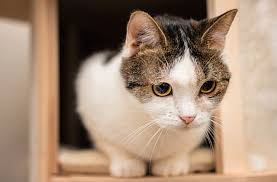
#> input picture TeachCode代码教学区/CH5_边缘特征与连通域检索/cat.png, 277 x 182 px
$ python CH5.3_translation.py
#> lines starting #> are read from the running program, lines starting #| are printed output that depends on the picture
import cv2
import numpy as np

img = cv2.imread('cat.png')
#> img is the input picture: shape (182, 277, 3); mean B, G, R 117.6, 138.1, 163.3
print(img.shape)
#| (182, 277, 3)
height,width,channel = img.shape
#> height = 182; width = 277; channel = 3

# 声明变换矩阵 向右平移10个像素， 向下平移30个像素
M = np.float32([[1, 0, 10], [0, 1, 30]])
# 进行2D 仿射变换
shifted = cv2.warpAffine(img, M, (width, height))
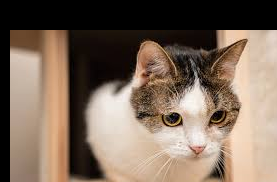
#> shifted: shape (182, 277, 3); mean B, G, R 91.4, 106.4, 125

cv2.imwrite('shift_right_10_down_30.png', shifted)


# 声明变换矩阵 向左平移10个像素， 向上平移30个像素
M = np.float32([[1, 0, -10], [0, 1, -30]])
# 进行2D 仿射变换
shifted = cv2.warpAffine(img, M, (width, height))
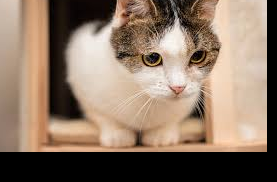
#> shifted: shape (182, 277, 3); mean B, G, R 102.3, 119.7, 140.9

cv2.imwrite('shift_right_-10_down_-30.png', shifted)
